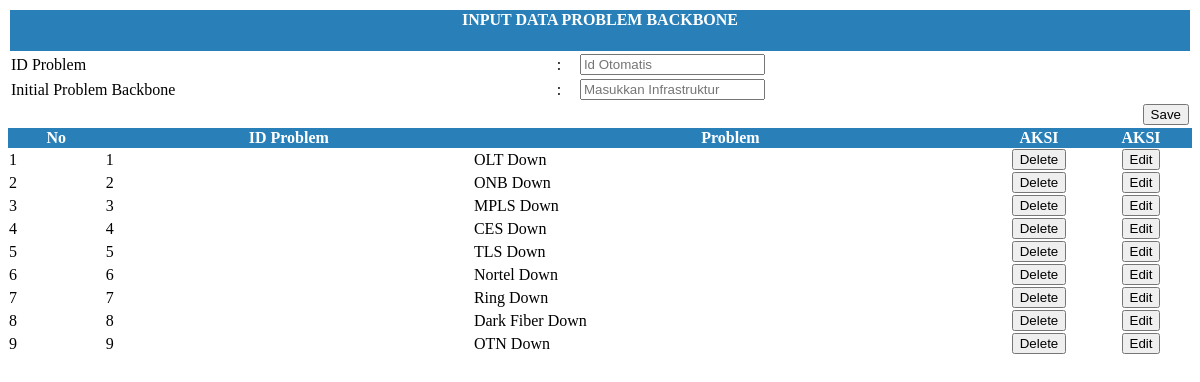
The app's page /Absensi/admin/input_problem_backbone.php with its own data.
### tables this page shows
CREATE TABLE IF NOT EXISTS `tbl_problem_backbone` (
`id_problem_backbone` int(3) NOT NULL,
  `initial_problem_backbone` varchar(50) NOT NULL
);

### Absensi/admin/input_problem_backbone.php (the view, shortened to what this page needs)
<html>
    <head>
<link rel="stylesheet" href="../../css/vergi.css">
<link rel="stylesheet" href="../../css/dataTables.bootstrap.css">
<link rel="stylesheet" href="../../css/jquery.dataTables.min.css" />
<link rel="stylesheet" href="../../css/responsive.dataTables.min.css" />
    </head>
    <body>
<form method="post">
<table class="table table-responsive" width="100%">
<thead>
    		<tr class="tr">
        		<Th  colspan="4"><center><h4>INPUT DATA PROBLEM BACKBONE</h4></center></Th>
        	</tr>
        </thead>
  <tbody>
    <tr>
      <td>ID Problem</td>
      <td>:</td>
      <td><input type="text" class="form-control"  readonly  placeholder="Id Otomatis" name="id_problem_backbone" value="<?php echo @$edit['id_problem_backbone'] ?>"></td>
</tr>
<tr>
      <td>Initial Problem Backbone</td>
      <td>:</td>
      <td><input name="initial_problem_backbone" type="text" required class="form-control" id="initial_problem_backbone" placeholder="Masukkan Infrastruktur" value="<?php echo @$edit['initial_problem_backbone'] ?>"></td>
</tr>
<td align="right" colspan="4">
 <?php if (@$_GET['id']==""){ ?>
<input class="btn btn-success" type="submit" name="simpan" value="Save">
<?php }else{?>
<input class="btn btn-success" type="submit" name="ubah" value="Update"> </td>
<?php }?></td>
  </tbody>
</table>
<table id="example" class="display responsive nowrap table table-bordered" cellspacing="0" width="100%">
            <div class="container">
            <div class="box-body table-responsive">
                    <thead>
                        <tr class="tr">
                            <th>No</th>
                            <th>ID Problem</th>
                            <th>Problem </th>
                            <th >AKSI</th>
                            <th >AKSI</th>
                        </tr>
                    </thead>
                    <?php
					$result = mysql_query("SELECT * FROM tbl_problem_backbone");
					$no = 1;
                    while ($row = mysql_fetch_array($result)) {
                        ?>
                                            <tr>
                            <td><?php echo $no; ?></td>
                            <td><?php echo $row['id_problem_backbone']?></td>
                            <td><?php echo $row['initial_problem_backbone']?></td>
                                            <td width="100" align="center"><a href="?menu=input_problem_backbone&hapus&id=<?php echo @$row['id_problem_backbone'] ?>" onClick="return confirm('Anda ingin menghapus ?')"><input  type="submit" name="hapus" value="Delete" class="btn btn-danger"></a></td>
							<td width="100" align="center"><a href="?menu=input_problem_backbone&edit&id=<?php echo @$row['id_problem_backbone'] ?>"><input  type="submit" name="edit" value="Edit" class="btn btn-info"></a></td>
         </tr>
					<?php  $no++;  }
					?>
		</div>
        </div>
                </table>
</form>
    </body>
</html>

### css/vergi.css (style rules this page uses)
.tr { background-color:#2980b9; color:#FFFFFF; border-color:#2980b9; }

### records on screen
tbl_problem_backbone: id_problem_backbone "1", initial_problem_backbone "OLT Down"
tbl_problem_backbone: id_problem_backbone "2", initial_problem_backbone "ONB Down"
tbl_problem_backbone: id_problem_backbone "3", initial_problem_backbone "MPLS Down"
tbl_problem_backbone: id_problem_backbone "4", initial_problem_backbone "CES Down"
tbl_problem_backbone: id_problem_backbone "5", initial_problem_backbone "TLS Down"
tbl_problem_backbone: id_problem_backbone "6", initial_problem_backbone "Nortel Down"
tbl_problem_backbone: id_problem_backbone "7", initial_problem_backbone "Ring Down"
tbl_problem_backbone: id_problem_backbone "8", initial_problem_backbone "Dark Fiber Down"
tbl_problem_backbone: id_problem_backbone "9", initial_problem_backbone "OTN Down"
